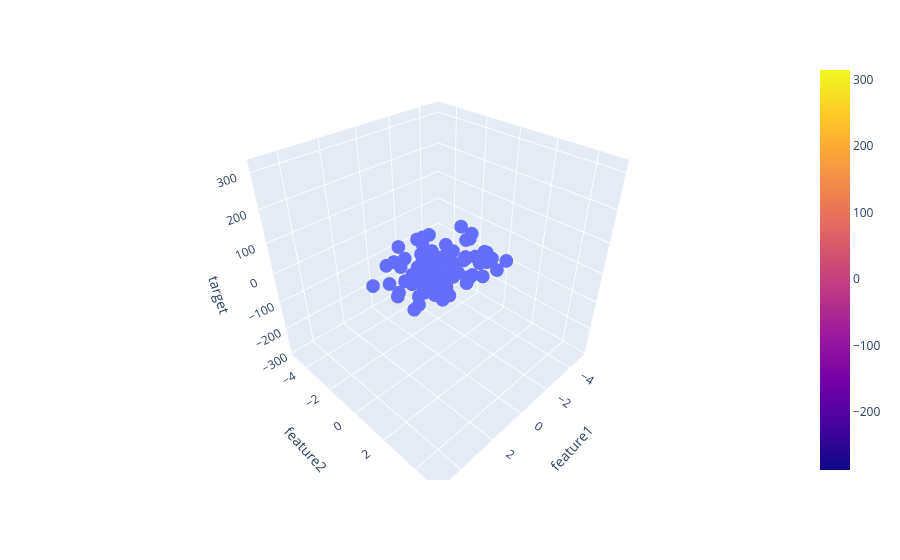

Notebook code cell kept with this figure:
### Code cell
fig = px.scatter_3d(data, x='feature1', y='feature2', z='target')

fig.add_trace(go.Surface(x = x, y = y, z =z ))

fig.show()
